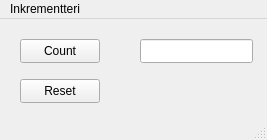
<?xml version="1.0" encoding="UTF-8"?>
<ui version="4.0">
 <class>MainWindow</class>
 <widget class="QMainWindow" name="MainWindow">
  <property name="geometry">
   <rect>
    <x>0</x>
    <y>0</y>
    <width>267</width>
    <height>140</height>
   </rect>
  </property>
  <property name="windowTitle">
   <string>MainWindow</string>
  </property>
  <widget class="QWidget" name="centralwidget">
   <widget class="QPushButton" name="countButton">
    <property name="geometry">
     <rect>
      <x>20</x>
      <y>20</y>
      <width>80</width>
      <height>24</height>
     </rect>
    </property>
    <property name="text">
     <string>Count</string>
    </property>
   </widget>
   <widget class="QPushButton" name="resetButton">
    <property name="geometry">
     <rect>
      <x>20</x>
      <y>60</y>
      <width>80</width>
      <height>24</height>
     </rect>
    </property>
    <property name="text">
     <string>Reset</string>
    </property>
   </widget>
   <widget class="QLineEdit" name="countEdit">
    <property name="geometry">
     <rect>
      <x>140</x>
      <y>20</y>
      <width>113</width>
      <height>24</height>
     </rect>
    </property>
    <property name="readOnly">
     <bool>true</bool>
    </property>
   </widget>
  </widget>
  <widget class="QMenuBar" name="menubar">
   <property name="geometry">
    <rect>
     <x>0</x>
     <y>0</y>
     <width>267</width>
     <height>21</height>
    </rect>
   </property>
   <widget class="QMenu" name="menuInkrementteri">
    <property name="title">
     <string>Inkrementteri</string>
    </property>
   </widget>
   <addaction name="menuInkrementteri"/>
  </widget>
  <widget class="QStatusBar" name="statusbar"/>
 </widget>
 <resources/>
 <connections/>
</ui>
